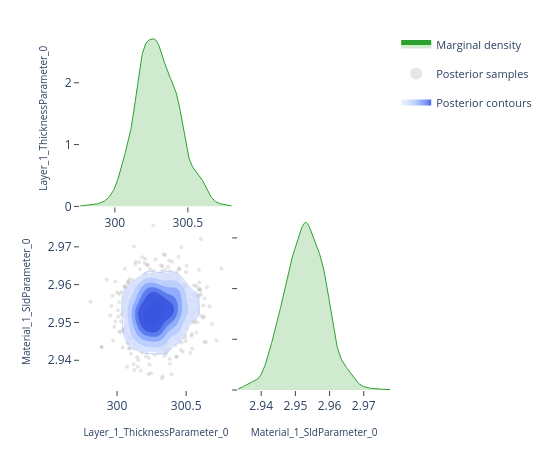

Notebook cell for this chart:
### Code cell
# ---- Pairwise focus: thickness vs SLD ---------------------------------------
# A 2-parameter corner plot zooms in on the joint posterior for a specific
# pair.  This is the same view the EasyReflectometryApp's "2D Heatmap"
# sub-tab uses to inspect parameter degeneracies.


params_of_interest = ['Layer_1_ThicknessParameter_0', 'Material_1_SldParameter_0']
idx = [posterior.param_names.index(p) for p in params_of_interest]
subset_draws = np.asarray(posterior.draws)[:, idx]

fig = plot_corner(subset_draws, params_of_interest)
fig.show()

### Figure 1 — Plotly figure (JSON) as saved in the notebook; plotly's stock layout.template omitted (floating-point values rounded to 4 significant figures; data arrays with more than 128 entries replaced by an {"elided": "..."} marker saying what was removed)
{"data": [{"fill": "tozeroy", "fillcolor": "rgba(44, 160, 44, 0.22)", "hoverinfo": "skip", "legendgroup": "marginal", "line": {"color": "rgb(44, 160, 44)", "width": 1}, "mode": "lines", "name": "Marginal density", "showlegend": true, "type": "scatter", "x": {"elided": "256 float values"}, "xaxis": "x", "y": {"elided": "256 float values"}, "yaxis": "y"}, {"hoverinfo": "skip", "legendgroup": "scatter", "marker": {"color": "rgba(140, 140, 140, 0.22)", "size": 4}, "mode": "markers", "name": "Posterior samples", "showlegend": true, "type": "scatter", "x": {"elided": "800 float values"}, "xaxis": "x3", "y": {"elided": "800 float values"}, "yaxis": "y3", "zorder": 0}, {"colorscale": [[0.0, "rgba(224, 233, 255, 0.62)"], [0.35, "rgba(183, 203, 255, 0.70)"], [0.6, "rgba(138, 169, 252, 0.78)"], [0.82, "rgba(96, 131, 242, 0.84)"], [1.0, "rgba(58, 86, 224, 0.90)"]], "connectgaps": false, "contours": {"coloring": "fill", "end": 155.5, "showlabels": false, "showlines": false, "size": 24.55, "start": 32.73}, "hoverinfo": "skip", "legendgroup": "contour", "name": "Posterior contours", "showlegend": true, "showscale": false, "type": "contour", "x": [299.8, 299.8, 299.8, 299.8, 299.8, 299.8, 299.8, 299.9, 299.9, 299.9, 299.9, 299.9, 299.9, 299.9, 299.9, 300.0, 300.0, 300.0, 300.0, 300.0, 300.0, 300.0, 300.1, 300.1, 300.1, 300.1, 300.1, 300.1, 300.1, 300.1, 300.2, 300.2, 300.2, 300.2, 300.2, 300.2, 300.2, 300.2, 300.3, 300.3, 300.3, 300.3, 300.3, 300.3, 300.3, 300.4, 300.4, 300.4, 300.4, 300.4, 300.4, 300.4, 300.4, 300.5, 300.5, 300.5, 300.5, 300.5, 300.5, 300.5, 300.6, 300.6, 300.6, 300.6, 300.6, 300.6, 300.6, 300.6, 300.7, 300.7, 300.7, 300.7, 300.7, 300.7, 300.7, 300.7, 300.8, 300.8, 300.8, 300.8], "xaxis": "x3", "y": [2.933, 2.934, 2.934, 2.935, 2.935, 2.936, 2.937, 2.937, 2.938, 2.938, 2.939, 2.939, 2.94, 2.941, 2.941, 2.942, 2.942, 2.943, 2.943, 2.944, 2.944, 2.945, 2.946, 2.946, 2.947, 2.947, 2.948, 2.948, 2.949, 2.95, 2.95, 2.951, 2.951, 2.952, 2.952, 2.953, 2.953, 2.954, 2.955, 2.955, 2.956, 2.956, 2.957, 2.957, 2.958, 2.959, 2.959, 2.96, 2.96, 2.961, 2.961, 2.962, 2.962, 2.963, 2.964, 2.964, 2.965, 2.965, 2.966, 2.966, 2.967, 2.968, 2.968, 2.969, 2.969, 2.97, 2.97, 2.971, 2.971, 2.972, 2.973, 2.973, 2.974, 2.974, 2.975, 2.975, 2.976, 2.977, 2.977, 2.978], "yaxis": "y3", "z": {"elided": "80x80 float values"}, "zmax": 155.5, "zmin": 32.73, "zorder": 1}, {"colorscale": [[0.0, "rgba(183, 203, 255, 0.94)"], [0.35, "rgba(183, 203, 255, 0.94)"], [0.35, "rgba(138, 169, 252, 0.95)"], [0.6, "rgba(138, 169, 252, 0.95)"], [0.6, "rgba(96, 131, 242, 0.96)"], [0.82, "rgba(96, 131, 242, 0.96)"], [0.82, "rgba(58, 86, 224, 0.98)"], [1.0, "rgba(58, 86, 224, 0.98)"]], "contours": {"coloring": "lines", "end": 155.5, "showlabels": false, "size": 24.55, "start": 32.73}, "hoverinfo": "skip", "legendgroup": "contour", "line": {"width": 0.9}, "showlegend": false, "showscale": false, "type": "contour", "x": [299.8, 299.8, 299.8, 299.8, 299.8, 299.8, 299.8, 299.9, 299.9, 299.9, 299.9, 299.9, 299.9, 299.9, 299.9, 300.0, 300.0, 300.0, 300.0, 300.0, 300.0, 300.0, 300.1, 300.1, 300.1, 300.1, 300.1, 300.1, 300.1, 300.1, 300.2, 300.2, 300.2, 300.2, 300.2, 300.2, 300.2, 300.2, 300.3, 300.3, 300.3, 300.3, 300.3, 300.3, 300.3, 300.4, 300.4, 300.4, 300.4, 300.4, 300.4, 300.4, 300.4, 300.5, 300.5, 300.5, 300.5, 300.5, 300.5, 300.5, 300.6, 300.6, 300.6, 300.6, 300.6, 300.6, 300.6, 300.6, 300.7, 300.7, 300.7, 300.7, 300.7, 300.7, 300.7, 300.7, 300.8, 300.8, 300.8, 300.8], "xaxis": "x3", "y": [2.933, 2.934, 2.934, 2.935, 2.935, 2.936, 2.937, 2.937, 2.938, 2.938, 2.939, 2.939, 2.94, 2.941, 2.941, 2.942, 2.942, 2.943, 2.943, 2.944, 2.944, 2.945, 2.946, 2.946, 2.947, 2.947, 2.948, 2.948, 2.949, 2.95, 2.95, 2.951, 2.951, 2.952, 2.952, 2.953, 2.953, 2.954, 2.955, 2.955, 2.956, 2.956, 2.957, 2.957, 2.958, 2.959, 2.959, 2.96, 2.96, 2.961, 2.961, 2.962, 2.962, 2.963, 2.964, 2.964, 2.965, 2.965, 2.966, 2.966, 2.967, 2.968, 2.968, 2.969, 2.969, 2.97, 2.97, 2.971, 2.971, 2.972, 2.973, 2.973, 2.974, 2.974, 2.975, 2.975, 2.976, 2.977, 2.977, 2.978], "yaxis": "y3", "z": {"elided": "80x80 float values"}, "zmax": 155.5, "zmin": 32.73, "zorder": 2}, {"fill": "tozeroy", "fillcolor": "rgba(44, 160, 44, 0.22)", "hoverinfo": "skip", "legendgroup": "marginal", "line": {"color": "rgb(44, 160, 44)", "width": 1}, "mode": "lines", "name": "Marginal density", "showlegend": false, "type": "scatter", "x": {"elided": "256 float values"}, "xaxis": "x4", "y": {"elided": "256 float values"}, "yaxis": "y4"}], "layout": {"height": 450, "legend": {"font": {"size": 11}, "itemsizing": "constant", "orientation": "v", "x": 1.02, "xanchor": "left", "y": 1.0, "yanchor": "top"}, "margin": {"b": 60, "l": 80, "r": 160, "t": 30}, "plot_bgcolor": "white", "showlegend": true, "width": 550, "xaxis": {"anchor": "y", "domain": [0.0, 0.49], "showgrid": false, "ticks": "outside", "zeroline": false}, "xaxis2": {"anchor": "y2", "domain": [0.51, 1.0], "showgrid": false, "ticks": "outside", "visible": false, "zeroline": false}, "xaxis3": {"anchor": "y3", "domain": [0.0, 0.49], "showgrid": false, "ticks": "outside", "title": {"font": {"size": 10}, "text": "Layer_1_ThicknessParameter_0"}, "zeroline": false}, "xaxis4": {"anchor": "y4", "domain": [0.51, 1.0], "showgrid": false, "ticks": "outside", "title": {"font": {"size": 10}, "text": "Material_1_SldParameter_0"}, "zeroline": false}, "yaxis": {"anchor": "x", "domain": [0.51, 1.0], "showgrid": false, "ticks": "outside", "title": {"font": {"size": 10}, "text": "Layer_1_ThicknessParameter_0"}, "zeroline": false}, "yaxis2": {"anchor": "x2", "domain": [0.51, 1.0], "showgrid": false, "ticks": "outside", "visible": false, "zeroline": false}, "yaxis3": {"anchor": "x3", "domain": [0.0, 0.49], "showgrid": false, "ticks": "outside", "title": {"font": {"size": 10}, "text": "Material_1_SldParameter_0"}, "zeroline": false}, "yaxis4": {"anchor": "x4", "domain": [0.0, 0.49], "showgrid": false, "showticklabels": false, "ticks": "outside", "zeroline": false}}}
